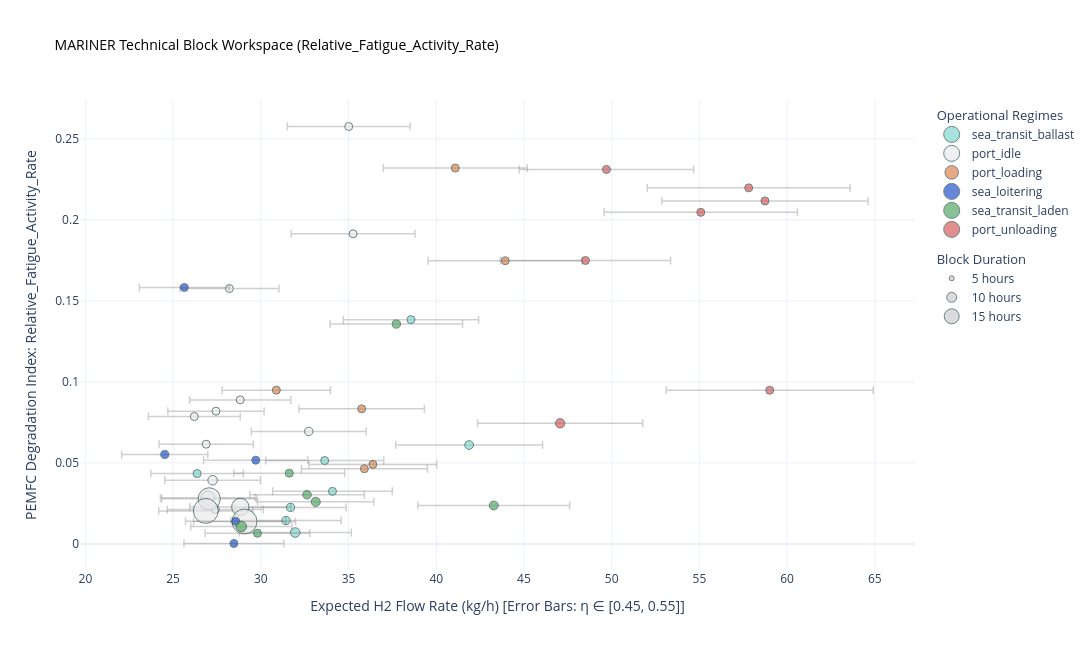
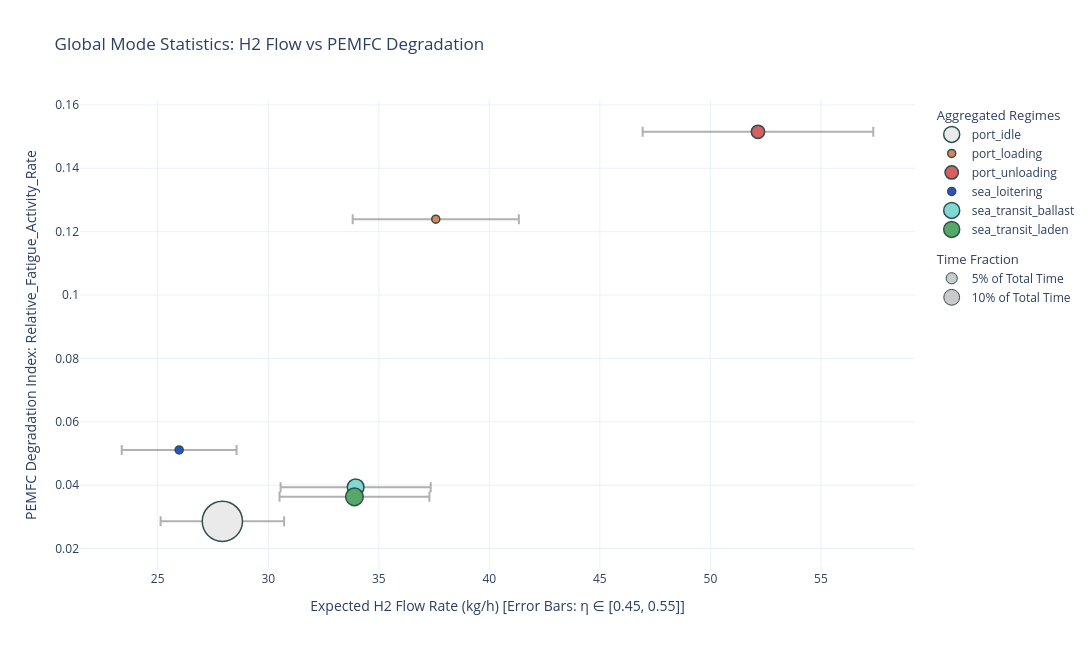

Notebook code cell kept with these figures, in order:
### Code cell
# ==========================================
# GROUP 3: ALL DATASETS COMBINED
# ==========================================
print("\n" + "="*50 + "\nANALYSIS: ALL DATASETS COMBINED\n" + "="*50)
all_regs = list(registry_dict.values())

if all_regs:
    all_reg = pd.concat(all_regs, ignore_index=True)
    all_stats = profiler.extract_global_statistics(all_reg)

    # 1. Plot Block Workspace
    fig_bricks_all = plot_block_space(all_reg, y_axis_metric='Relative_Fatigue_Activity_Rate')
    fig_bricks_all.show()

    # 2. Plot Aggregated Mode Statistics
    fig_stats_all = plot_mode_statistics(all_stats, y_axis_metric='Relative_Fatigue_Activity_Rate', print_summary=True)
    fig_stats_all.show()

    # 3. Instantiate Scenario Manager & Run Pipeline
    manager_all = ScenarioManager(registry_df=all_reg, global_stats=all_stats)
    compiled_scenarios_all = manager_all.run_full_scenario_pipeline(total_target_h=1000.0, print_summary=True)

    # 4. Render Final Scenario Optimization Tradeoff Chart
    fig_tradeoff_all = plot_scenario_tradeoff_space(compiled_scenarios_all)
    fig_tradeoff_all.show()
else:
    print("No datasets available in the processed cache.")

### Figure 1 — Plotly figure (JSON) as saved in the notebook; plotly's stock layout.template omitted (floating-point values rounded to 4 significant figures)
{"data": [{"error_x": {"array": [3.408, 2.637, 3.364, 3.144, 3.196, 3.856, 3.17, 4.187], "color": "rgba(120,120,120,0.35)", "symmetric": true, "thickness": 1.5, "type": "data", "width": 4}, "hoverinfo": "text", "legendgroup": "Modes", "legendgrouptitle": {"text": "Operational Regimes"}, "marker": {"color": "#81D8D0", "line": {"color": "DarkSlateGrey", "width": 1}, "size": [21.0, 32.83, 51.08, 65.42, 90.0, 34.33, 66.0, 75.33], "sizemin": 4, "sizemode": "area", "sizeref": 1.959}, "mode": "markers", "name": "sea_transit_ballast", "text": ["<b>Mode Block: sea_transit_ballast</b><br>File Origin: Wembley_voy_236.csv<br>Start Timestamp: 2026-01-23 16:25<br>Total Duration: 21.00 h<br>Mean Power Demand: 562.2 kW<br>-----------------------------------<br>H2 Rate: [30.68 - 37.49] kg/h<br>Fatigue Damage Rate: 0.0325 (/s)<br>Power Fluctuation: 0.54 (kW²/s²)<br>", "<b>Mode Block: sea_transit_ballast</b><br>File Origin: Rotherhithe_voy_179.csv<br>Start Timestamp: 2025-12-22 10:55<br>Total Duration: 32.83 h<br>Mean Power Demand: 434.9 kW<br>-----------------------------------<br>H2 Rate: [23.73 - 29.00] kg/h<br>Fatigue Damage Rate: 0.0434 (/s)<br>Power Fluctuation: 0.58 (kW²/s²)<br>", "<b>Mode Block: sea_transit_ballast</b><br>File Origin: Battersea_voy.csv<br>Start Timestamp: 2026-01-05 01:35<br>Total Duration: 51.08 h<br>Mean Power Demand: 554.9 kW<br>-----------------------------------<br>H2 Rate: [30.28 - 37.01] kg/h<br>Fatigue Damage Rate: 0.0514 (/s)<br>Power Fluctuation: 0.80 (kW²/s²)<br>", "<b>Mode Block: sea_transit_ballast</b><br>File Origin: Battersea_voy.csv<br>Start Timestamp: 2026-01-18 01:35<br>Total Duration: 65.42 h<br>Mean Power Demand: 518.5 kW<br>-----------------------------------<br>H2 Rate: [28.29 - 34.58] kg/h<br>Fatigue Damage Rate: 0.0144 (/s)<br>Power Fluctuation: 0.23 (kW²/s²)<br>", "<b>Mode Block: sea_transit_ballast</b><br>File Origin: Battersea_voy.csv<br>Start Timestamp: 2026-01-28 09:35<br>Total Duration: 90.00 h<br>Mean Power Demand: 527.2 kW<br>-----------------------------------<br>H2 Rate: [28.77 - 35.16] kg/h<br>Fatigue Damage Rate: 0.0071 (/s)<br>Power Fluctuation: 0.13 (kW²/s²)<br>", "<b>Mode Block: sea_transit_ballast</b><br>File Origin: Battersea_voy.csv<br>Start Timestamp: 2026-03-02 03:35<br>Total Duration: 34.33 h<br>Mean Power Demand: 636.0 kW<br>-----------------------------------<br>H2 Rate: [34.70 - 42.41] kg/h<br>Fatigue Damage Rate: 0.1384 (/s)<br>Power Fluctuation: 2.47 (kW²/s²)<br>", "<b>Mode Block: sea_transit_ballast</b><br>File Origin: Battersea_voy.csv<br>Start Timestamp: 2026-03-25 04:35<br>Total Duration: 66.00 h<br>Mean Power Demand: 522.8 kW<br>-----------------------------------<br>H2 Rate: [28.53 - 34.87] kg/h<br>Fatigue Damage Rate: 0.0225 (/s)<br>Power Fluctuation: 0.40 (kW²/s²)<br>", "<b>Mode Block: sea_transit_ballast</b><br>File Origin: Battersea_voy.csv<br>Start Timestamp: 2026-04-30 06:55<br>Total Duration: 75.33 h<br>Mean Power Demand: 690.7 kW<br>-----------------------------------<br>H2 Rate: [37.69 - 46.06] kg/h<br>Fatigue Damage Rate: 0.0610 (/s)<br>Power Fluctuation: 1.06 (kW²/s²)<br>"], "type": "scatter", "x": [34.08, 26.37, 33.64, 31.44, 31.96, 38.56, 31.7, 41.87], "y": [0.03246, 0.04341, 0.05143, 0.01444, 0.00707, 0.1384, 0.02254, 0.06105]}, {"error_x": {"array": [2.741, 2.883, 2.621, 3.526, 2.744, 3.501, 2.689, 2.697, 2.725, 2.706, 2.821, 2.883, 2.687, 3.273, 2.907], "color": "rgba(120,120,120,0.35)", "symmetric": true, "thickness": 1.5, "type": "data", "width": 4}, "hoverinfo": "text", "legendgroup": "Modes", "legendgrouptitle": {"text": "Operational Regimes"}, "marker": {"color": "#EAEAEA", "line": {"color": "DarkSlateGrey", "width": 1}, "size": [24.92, 13.92, 19.5, 2.917, 38.08, 7.25, 45.83, 182.6, 89.17, 480.8, 38.25, 295.5, 607.9, 70.5, 612.2], "sizemin": 4, "sizemode": "area", "sizeref": 1.959}, "mode": "markers", "name": "port_idle", "text": ["<b>Mode Block: port_idle</b><br>File Origin: Wembley_voy_236.csv<br>Start Timestamp: 2026-01-24 13:25<br>Total Duration: 24.92 h<br>Mean Power Demand: 452.0 kW<br>-----------------------------------<br>H2 Rate: [24.67 - 30.15] kg/h<br>Fatigue Damage Rate: 0.0213 (/s)<br>Power Fluctuation: 0.31 (kW²/s²)<br>", "<b>Mode Block: port_idle</b><br>File Origin: Wembley_voy_236.csv<br>Start Timestamp: 2026-01-31 04:35<br>Total Duration: 13.92 h<br>Mean Power Demand: 475.4 kW<br>-----------------------------------<br>H2 Rate: [25.94 - 31.71] kg/h<br>Fatigue Damage Rate: 0.0889 (/s)<br>Power Fluctuation: 1.52 (kW²/s²)<br>", "<b>Mode Block: port_idle</b><br>File Origin: Rotherhithe_voy_179.csv<br>Start Timestamp: 2025-12-26 12:35<br>Total Duration: 19.50 h<br>Mean Power Demand: 432.3 kW<br>-----------------------------------<br>H2 Rate: [23.59 - 28.83] kg/h<br>Fatigue Damage Rate: 0.0786 (/s)<br>Power Fluctuation: 1.40 (kW²/s²)<br>", "<b>Mode Block: port_idle</b><br>File Origin: Rotherhithe_voy_179.csv<br>Start Timestamp: 2025-12-30 09:35<br>Total Duration: 2.92 h<br>Mean Power Demand: 581.6 kW<br>-----------------------------------<br>H2 Rate: [31.74 - 38.79] kg/h<br>Fatigue Damage Rate: 0.1914 (/s)<br>Power Fluctuation: 3.28 (kW²/s²)<br>", "<b>Mode Block: port_idle</b><br>File Origin: Battersea_voy.csv<br>Start Timestamp: 2026-01-07 04:40<br>Total Duration: 38.08 h<br>Mean Power Demand: 452.7 kW<br>-----------------------------------<br>H2 Rate: [24.70 - 30.19] kg/h<br>Fatigue Damage Rate: 0.0819 (/s)<br>Power Fluctuation: 1.44 (kW²/s²)<br>", "<b>Mode Block: port_idle</b><br>File Origin: Battersea_voy.csv<br>Start Timestamp: 2026-01-13 04:55<br>Total Duration: 7.25 h<br>Mean Power Demand: 577.4 kW<br>-----------------------------------<br>H2 Rate: [31.51 - 38.51] kg/h<br>Fatigue Damage Rate: 0.2576 (/s)<br>Power Fluctuation: 3.77 (kW²/s²)<br>", "<b>Mode Block: port_idle</b><br>File Origin: Battersea_voy.csv<br>Start Timestamp: 2026-01-15 03:10<br>Total Duration: 45.83 h<br>Mean Power Demand: 443.5 kW<br>-----------------------------------<br>H2 Rate: [24.20 - 29.58] kg/h<br>Fatigue Damage Rate: 0.0615 (/s)<br>Power Fluctuation: 1.01 (kW²/s²)<br>", "<b>Mode Block: port_idle</b><br>File Origin: Battersea_voy.csv<br>Start Timestamp: 2026-01-20 19:00<br>Total Duration: 182.58 h<br>Mean Power Demand: 444.9 kW<br>-----------------------------------<br>H2 Rate: [24.28 - 29.67] kg/h<br>Fatigue Damage Rate: 0.0285 (/s)<br>Power Fluctuation: 0.45 (kW²/s²)<br>", "<b>Mode Block: port_idle</b><br>File Origin: Battersea_voy.csv<br>Start Timestamp: 2026-02-01 03:35<br>Total Duration: 89.17 h<br>Mean Power Demand: 449.5 kW<br>-----------------------------------<br>H2 Rate: [24.53 - 29.98] kg/h<br>Fatigue Damage Rate: 0.0393 (/s)<br>Power Fluctuation: 0.59 (kW²/s²)<br>", "<b>Mode Block: port_idle</b><br>File Origin: Battersea_voy.csv<br>Start Timestamp: 2026-02-08 02:25<br>Total Duration: 480.83 h<br>Mean Power Demand: 446.3 kW<br>-----------------------------------<br>H2 Rate: [24.35 - 29.76] kg/h<br>Fatigue Damage Rate: 0.0278 (/s)<br>Power Fluctuation: 0.47 (kW²/s²)<br>", "<b>Mode Block: port_idle</b><br>File Origin: Battersea_voy.csv<br>Start Timestamp: 2026-03-03 13:55<br>Total Duration: 38.25 h<br>Mean Power Demand: 465.3 kW<br>-----------------------------------<br>H2 Rate: [25.39 - 31.03] kg/h<br>Fatigue Damage Rate: 0.1575 (/s)<br>Power Fluctuation: 2.91 (kW²/s²)<br>", "<b>Mode Block: port_idle</b><br>File Origin: Battersea_voy.csv<br>Start Timestamp: 2026-03-09 06:30<br>Total Duration: 295.50 h<br>Mean Power Demand: 475.6 kW<br>-----------------------------------<br>H2 Rate: [25.95 - 31.72] kg/h<br>Fatigue Damage Rate: 0.0229 (/s)<br>Power Fluctuation: 0.33 (kW²/s²)<br>", "<b>Mode Block: port_idle</b><br>File Origin: Battersea_voy.csv<br>Start Timestamp: 2026-03-27 22:35<br>Total Duration: 607.92 h<br>Mean Power Demand: 443.1 kW<br>-----------------------------------<br>H2 Rate: [24.18 - 29.55] kg/h<br>Fatigue Damage Rate: 0.0204 (/s)<br>Power Fluctuation: 0.33 (kW²/s²)<br>", "<b>Mode Block: port_idle</b><br>File Origin: Battersea_voy.csv<br>Start Timestamp: 2026-04-26 00:20<br>Total Duration: 70.50 h<br>Mean Power Demand: 539.9 kW<br>-----------------------------------<br>H2 Rate: [29.46 - 36.01] kg/h<br>Fatigue Damage Rate: 0.0694 (/s)<br>Power Fluctuation: 1.17 (kW²/s²)<br>", "<b>Mode Block: port_idle</b><br>File Origin: Battersea_voy.csv<br>Start Timestamp: 2026-05-03 10:15<br>Total Duration: 612.25 h<br>Mean Power Demand: 479.5 kW<br>-----------------------------------<br>H2 Rate: [26.16 - 31.98] kg/h<br>Fatigue Damage Rate: 0.0138 (/s)<br>Power Fluctuation: 0.19 (kW²/s²)<br>"], "type": "scatter", "x": [27.41, 28.83, 26.21, 35.26, 27.44, 35.01, 26.89, 26.97, 27.25, 27.06, 28.21, 28.83, 26.87, 32.73, 29.07], "y": [0.02127, 0.08889, 0.07862, 0.1914, 0.08192, 0.2576, 0.06153, 0.0285, 0.0393, 0.02785, 0.1575, 0.02288, 0.0204, 0.06943, 0.01381]}, {"error_x": {"array": [3.59, 3.088, 4.108, 3.575, 4.393, 3.639], "color": "rgba(120,120,120,0.35)", "symmetric": true, "thickness": 1.5, "type": "data", "width": 4}, "hoverinfo": "text", "legendgroup": "Modes", "legendgrouptitle": {"text": "Operational Regimes"}, "marker": {"color": "#DD8452", "line": {"color": "DarkSlateGrey", "width": 1}, "size": [12.5, 13.17, 19.83, 11.5, 11.83, 12.33], "sizemin": 4, "sizemode": "area", "sizeref": 1.959}, "mode": "markers", "name": "port_loading", "text": ["<b>Mode Block: port_loading</b><br>File Origin: Wembley_voy_236.csv<br>Start Timestamp: 2026-01-24 20:55<br>Total Duration: 12.50 h<br>Mean Power Demand: 592.2 kW<br>-----------------------------------<br>H2 Rate: [32.31 - 39.49] kg/h<br>Fatigue Damage Rate: 0.0464 (/s)<br>Power Fluctuation: 0.74 (kW²/s²)<br>", "<b>Mode Block: port_loading</b><br>File Origin: Rotherhithe_voy_179.csv<br>Start Timestamp: 2025-12-26 19:50<br>Total Duration: 13.17 h<br>Mean Power Demand: 509.4 kW<br>-----------------------------------<br>H2 Rate: [27.80 - 33.97] kg/h<br>Fatigue Damage Rate: 0.0949 (/s)<br>Power Fluctuation: 1.97 (kW²/s²)<br>", "<b>Mode Block: port_loading</b><br>File Origin: Battersea_voy.csv<br>Start Timestamp: 2026-01-08 06:55<br>Total Duration: 19.83 h<br>Mean Power Demand: 677.6 kW<br>-----------------------------------<br>H2 Rate: [36.97 - 45.19] kg/h<br>Fatigue Damage Rate: 0.2319 (/s)<br>Power Fluctuation: 3.70 (kW²/s²)<br>", "<b>Mode Block: port_loading</b><br>File Origin: Battersea_voy.csv<br>Start Timestamp: 2026-02-04 12:20<br>Total Duration: 11.50 h<br>Mean Power Demand: 589.6 kW<br>-----------------------------------<br>H2 Rate: [32.17 - 39.32] kg/h<br>Fatigue Damage Rate: 0.0833 (/s)<br>Power Fluctuation: 1.76 (kW²/s²)<br>", "<b>Mode Block: port_loading</b><br>File Origin: Battersea_voy.csv<br>Start Timestamp: 2026-03-04 07:35<br>Total Duration: 11.83 h<br>Mean Power Demand: 724.6 kW<br>-----------------------------------<br>H2 Rate: [39.54 - 48.33] kg/h<br>Fatigue Damage Rate: 0.1747 (/s)<br>Power Fluctuation: 4.25 (kW²/s²)<br>", "<b>Mode Block: port_loading</b><br>File Origin: Battersea_voy.csv<br>Start Timestamp: 2026-04-21 09:45<br>Total Duration: 12.33 h<br>Mean Power Demand: 600.2 kW<br>-----------------------------------<br>H2 Rate: [32.75 - 40.03] kg/h<br>Fatigue Damage Rate: 0.0491 (/s)<br>Power Fluctuation: 1.14 (kW²/s²)<br>"], "type": "scatter", "x": [35.9, 30.88, 41.08, 35.75, 43.93, 36.39], "y": [0.04639, 0.09489, 0.2319, 0.08335, 0.1747, 0.0491]}, {"error_x": {"array": [2.971, 2.453, 2.847, 2.564, 2.857], "color": "rgba(120,120,120,0.35)", "symmetric": true, "thickness": 1.5, "type": "data", "width": 4}, "hoverinfo": "text", "legendgroup": "Modes", "legendgrouptitle": {"text": "Operational Regimes"}, "marker": {"color": "#2653CC", "line": {"color": "DarkSlateGrey", "width": 1}, "size": [12.0, 64.83, 3.583, 4.667, 15.92], "sizemin": 4, "sizemode": "area", "sizeref": 1.959}, "mode": "markers", "name": "sea_loitering", "text": ["<b>Mode Block: sea_loitering</b><br>File Origin: Wembley_voy_236.csv<br>Start Timestamp: 2026-01-30 11:15<br>Total Duration: 12.00 h<br>Mean Power Demand: 490.0 kW<br>-----------------------------------<br>H2 Rate: [26.74 - 32.68] kg/h<br>Fatigue Damage Rate: 0.0517 (/s)<br>Power Fluctuation: 0.92 (kW²/s²)<br>", "<b>Mode Block: sea_loitering</b><br>File Origin: Rotherhithe_voy_179.csv<br>Start Timestamp: 2025-12-23 15:00<br>Total Duration: 64.83 h<br>Mean Power Demand: 404.5 kW<br>-----------------------------------<br>H2 Rate: [22.07 - 26.98] kg/h<br>Fatigue Damage Rate: 0.0552 (/s)<br>Power Fluctuation: 0.90 (kW²/s²)<br>", "<b>Mode Block: sea_loitering</b><br>File Origin: Rotherhithe_voy_179.csv<br>Start Timestamp: 2025-12-30 01:20<br>Total Duration: 3.58 h<br>Mean Power Demand: 469.5 kW<br>-----------------------------------<br>H2 Rate: [25.62 - 31.31] kg/h<br>Fatigue Damage Rate: 0.0003 (/s)<br>Power Fluctuation: 0.01 (kW²/s²)<br>", "<b>Mode Block: sea_loitering</b><br>File Origin: Battersea_voy.csv<br>Start Timestamp: 2026-01-11 03:15<br>Total Duration: 4.67 h<br>Mean Power Demand: 422.9 kW<br>-----------------------------------<br>H2 Rate: [23.08 - 28.21] kg/h<br>Fatigue Damage Rate: 0.1582 (/s)<br>Power Fluctuation: 3.43 (kW²/s²)<br>", "<b>Mode Block: sea_loitering</b><br>File Origin: Battersea_voy.csv<br>Start Timestamp: 2026-03-08 12:50<br>Total Duration: 15.92 h<br>Mean Power Demand: 471.2 kW<br>-----------------------------------<br>H2 Rate: [25.71 - 31.42] kg/h<br>Fatigue Damage Rate: 0.0141 (/s)<br>Power Fluctuation: 0.32 (kW²/s²)<br>"], "type": "scatter", "x": [29.71, 24.53, 28.47, 25.64, 28.57], "y": [0.05168, 0.0552, 0.0002831, 0.1582, 0.01407]}, {"error_x": {"array": [2.889, 2.981, 3.313, 3.162, 3.773, 3.263, 4.328], "color": "rgba(120,120,120,0.35)", "symmetric": true, "thickness": 1.5, "type": "data", "width": 4}, "hoverinfo": "text", "legendgroup": "Modes", "legendgrouptitle": {"text": "Operational Regimes"}, "marker": {"color": "#55A868", "line": {"color": "DarkSlateGrey", "width": 1}, "size": [109.8, 56.75, 81.67, 20.33, 66.17, 70.58, 77.5], "sizemin": 4, "sizemode": "area", "sizeref": 1.959}, "mode": "markers", "name": "sea_transit_laden", "text": ["<b>Mode Block: sea_transit_laden</b><br>File Origin: Wembley_voy_236.csv<br>Start Timestamp: 2026-01-26 02:50<br>Total Duration: 109.75 h<br>Mean Power Demand: 476.5 kW<br>-----------------------------------<br>H2 Rate: [26.00 - 31.78] kg/h<br>Fatigue Damage Rate: 0.0108 (/s)<br>Power Fluctuation: 0.11 (kW²/s²)<br>", "<b>Mode Block: sea_transit_laden</b><br>File Origin: Rotherhithe_voy_179.csv<br>Start Timestamp: 2025-12-27 21:15<br>Total Duration: 56.75 h<br>Mean Power Demand: 491.6 kW<br>-----------------------------------<br>H2 Rate: [26.83 - 32.79] kg/h<br>Fatigue Damage Rate: 0.0066 (/s)<br>Power Fluctuation: 0.09 (kW²/s²)<br>", "<b>Mode Block: sea_transit_laden</b><br>File Origin: Battersea_voy.csv<br>Start Timestamp: 2026-01-09 14:35<br>Total Duration: 81.67 h<br>Mean Power Demand: 546.4 kW<br>-----------------------------------<br>H2 Rate: [29.82 - 36.44] kg/h<br>Fatigue Damage Rate: 0.0260 (/s)<br>Power Fluctuation: 0.41 (kW²/s²)<br>", "<b>Mode Block: sea_transit_laden</b><br>File Origin: Battersea_voy.csv<br>Start Timestamp: 2026-01-14 06:50<br>Total Duration: 20.33 h<br>Mean Power Demand: 521.6 kW<br>-----------------------------------<br>H2 Rate: [28.46 - 34.78] kg/h<br>Fatigue Damage Rate: 0.0437 (/s)<br>Power Fluctuation: 0.83 (kW²/s²)<br>", "<b>Mode Block: sea_transit_laden</b><br>File Origin: Battersea_voy.csv<br>Start Timestamp: 2026-02-05 08:15<br>Total Duration: 66.17 h<br>Mean Power Demand: 622.2 kW<br>-----------------------------------<br>H2 Rate: [33.95 - 41.50] kg/h<br>Fatigue Damage Rate: 0.1357 (/s)<br>Power Fluctuation: 2.25 (kW²/s²)<br>", "<b>Mode Block: sea_transit_laden</b><br>File Origin: Battersea_voy.csv<br>Start Timestamp: 2026-03-05 16:00<br>Total Duration: 70.58 h<br>Mean Power Demand: 538.3 kW<br>-----------------------------------<br>H2 Rate: [29.37 - 35.90] kg/h<br>Fatigue Damage Rate: 0.0304 (/s)<br>Power Fluctuation: 0.43 (kW²/s²)<br>", "<b>Mode Block: sea_transit_laden</b><br>File Origin: Battersea_voy.csv<br>Start Timestamp: 2026-04-22 18:50<br>Total Duration: 77.50 h<br>Mean Power Demand: 713.8 kW<br>-----------------------------------<br>H2 Rate: [38.95 - 47.61] kg/h<br>Fatigue Damage Rate: 0.0237 (/s)<br>Power Fluctuation: 0.29 (kW²/s²)<br>"], "type": "scatter", "x": [28.89, 29.81, 33.13, 31.62, 37.73, 32.63, 43.28], "y": [0.01082, 0.00661, 0.02597, 0.04368, 0.1357, 0.03036, 0.02374]}, {"error_x": {"array": [5.781, 5.901, 5.508, 4.97, 4.851, 4.706, 5.874], "color": "rgba(120,120,120,0.35)", "symmetric": true, "thickness": 1.5, "type": "data", "width": 4}, "hoverinfo": "text", "legendgroup": "Modes", "legendgrouptitle": {"text": "Operational Regimes"}, "marker": {"color": "#D65F5F", "line": {"color": "DarkSlateGrey", "width": 1}, "size": [35.33, 30.75, 18.67, 24.58, 48.33, 86.58, 32.08], "sizemin": 4, "sizemode": "area", "sizeref": 1.959}, "mode": "markers", "name": "port_unloading", "text": ["<b>Mode Block: port_unloading</b><br>File Origin: Wembley_voy_236.csv<br>Start Timestamp: 2026-01-31 09:35<br>Total Duration: 35.33 h<br>Mean Power Demand: 953.5 kW<br>-----------------------------------<br>H2 Rate: [52.03 - 63.59] kg/h<br>Fatigue Damage Rate: 0.2197 (/s)<br>Power Fluctuation: 3.56 (kW²/s²)<br>", "<b>Mode Block: port_unloading</b><br>File Origin: Rotherhithe_voy_179.csv<br>Start Timestamp: 2025-12-30 11:40<br>Total Duration: 30.75 h<br>Mean Power Demand: 973.3 kW<br>-----------------------------------<br>H2 Rate: [53.11 - 64.91] kg/h<br>Fatigue Damage Rate: 0.0949 (/s)<br>Power Fluctuation: 2.45 (kW²/s²)<br>", "<b>Mode Block: port_unloading</b><br>File Origin: Battersea_voy.csv<br>Start Timestamp: 2026-01-13 10:10<br>Total Duration: 18.67 h<br>Mean Power Demand: 908.5 kW<br>-----------------------------------<br>H2 Rate: [49.57 - 60.59] kg/h<br>Fatigue Damage Rate: 0.2046 (/s)<br>Power Fluctuation: 2.84 (kW²/s²)<br>", "<b>Mode Block: port_unloading</b><br>File Origin: Battersea_voy.csv<br>Start Timestamp: 2026-01-16 22:50<br>Total Duration: 24.58 h<br>Mean Power Demand: 819.7 kW<br>-----------------------------------<br>H2 Rate: [44.73 - 54.67] kg/h<br>Fatigue Damage Rate: 0.2311 (/s)<br>Power Fluctuation: 3.40 (kW²/s²)<br>", "<b>Mode Block: port_unloading</b><br>File Origin: Battersea_voy.csv<br>Start Timestamp: 2026-02-09 06:45<br>Total Duration: 48.33 h<br>Mean Power Demand: 800.1 kW<br>-----------------------------------<br>H2 Rate: [43.66 - 53.36] kg/h<br>Fatigue Damage Rate: 0.1749 (/s)<br>Power Fluctuation: 3.36 (kW²/s²)<br>", "<b>Mode Block: port_unloading</b><br>File Origin: Battersea_voy.csv<br>Start Timestamp: 2026-03-12 05:50<br>Total Duration: 86.58 h<br>Mean Power Demand: 776.2 kW<br>-----------------------------------<br>H2 Rate: [42.36 - 51.77] kg/h<br>Fatigue Damage Rate: 0.0744 (/s)<br>Power Fluctuation: 0.99 (kW²/s²)<br>", "<b>Mode Block: port_unloading</b><br>File Origin: Battersea_voy.csv<br>Start Timestamp: 2026-04-26 20:55<br>Total Duration: 32.08 h<br>Mean Power Demand: 968.8 kW<br>-----------------------------------<br>H2 Rate: [52.87 - 64.61] kg/h<br>Fatigue Damage Rate: 0.2116 (/s)<br>Power Fluctuation: 5.95 (kW²/s²)<br>"], "type": "scatter", "x": [57.81, 59.01, 55.08, 49.7, 48.51, 47.06, 58.74], "y": [0.2197, 0.09486, 0.2046, 0.2311, 0.1749, 0.07444, 0.2116]}, {"legendgroup": "Size", "legendgrouptitle": {"text": "Block Duration"}, "marker": {"color": "rgba(150,150,150,0.5)", "line": {"color": "DarkSlateGrey", "width": 1}, "size": [5], "sizemode": "area", "sizeref": 1.959}, "mode": "markers", "name": "5 hours", "type": "scatter", "x": [null], "y": [null]}, {"legendgroup": "Size", "legendgrouptitle": {"text": "Block Duration"}, "marker": {"color": "rgba(150,150,150,0.5)", "line": {"color": "DarkSlateGrey", "width": 1}, "size": [10], "sizemode": "area", "sizeref": 1.959}, "mode": "markers", "name": "10 hours", "type": "scatter", "x": [null], "y": [null]}, {"legendgroup": "Size", "legendgrouptitle": {"text": "Block Duration"}, "marker": {"color": "rgba(150,150,150,0.5)", "line": {"color": "DarkSlateGrey", "width": 1}, "size": [15], "sizemode": "area", "sizeref": 1.959}, "mode": "markers", "name": "15 hours", "type": "scatter", "x": [null], "y": [null]}], "layout": {"height": 650, "hovermode": "closest", "title": {"font": {"color": "black", "size": 14}, "text": "MARINER Technical Block Workspace (Relative_Fatigue_Activity_Rate)"}, "width": 1100, "xaxis": {"title": {"text": "Expected H2 Flow Rate (kg/h) [Error Bars: η ∈ [0.45, 0.55]]"}}, "yaxis": {"title": {"text": "PEMFC Degradation Index: Relative_Fatigue_Activity_Rate"}}}}

### Figure 2 — Plotly figure (JSON) as saved in the notebook; plotly's stock layout.template omitted (floating-point values rounded to 4 significant figures)
{"data": [{"error_x": {"array": [2.792], "arrayminus": [2.792], "color": "rgba(100,100,100,0.5)", "thickness": 2, "type": "data", "width": 5}, "hoverinfo": "text", "hovertext": ["<b>port_idle</b><br>Time Fraction: 64.7% (2529.4 hrs)<br>Avg Block Duration: 168.6 hours<br>Mean Power: 460.6 kW<br>Mean Ship Speed: 0.1 knots<br>H2 Rate: [25.13 - 30.72] kg/h<br>Fatigue Damage Rate: 0.0286 (/h)<br>Power Fluctuation: 0.46 (kW³/h³)<br>"], "legendgroup": "Modes", "legendgrouptitle": {"text": "Aggregated Regimes"}, "marker": {"color": "#EAEAEA", "line": {"color": "DarkSlateGrey", "width": 1.5}, "size": 40.23}, "mode": "markers", "name": "port_idle", "type": "scatter", "x": [27.92], "y": [0.02858]}, {"error_x": {"array": [3.758], "arrayminus": [3.758], "color": "rgba(100,100,100,0.5)", "thickness": 2, "type": "data", "width": 5}, "hoverinfo": "text", "hovertext": ["<b>port_loading</b><br>Time Fraction: 2.1% (81.2 hrs)<br>Avg Block Duration: 13.5 hours<br>Mean Power: 619.8 kW<br>Mean Ship Speed: 0.1 knots<br>H2 Rate: [33.82 - 41.34] kg/h<br>Fatigue Damage Rate: 0.1240 (/h)<br>Power Fluctuation: 2.38 (kW³/h³)<br>"], "legendgroup": "Modes", "legendgrouptitle": {"text": "Aggregated Regimes"}, "marker": {"color": "#DD8452", "line": {"color": "DarkSlateGrey", "width": 1.5}, "size": 8}, "mode": "markers", "name": "port_loading", "type": "scatter", "x": [37.58], "y": [0.124]}, {"error_x": {"array": [5.215], "arrayminus": [5.215], "color": "rgba(100,100,100,0.5)", "thickness": 2, "type": "data", "width": 5}, "hoverinfo": "text", "hovertext": ["<b>port_unloading</b><br>Time Fraction: 7.1% (276.3 hrs)<br>Avg Block Duration: 39.5 hours<br>Mean Power: 860.2 kW<br>Mean Ship Speed: 0.0 knots<br>H2 Rate: [46.94 - 57.37] kg/h<br>Fatigue Damage Rate: 0.1515 (/h)<br>Power Fluctuation: 2.81 (kW³/h³)<br>"], "legendgroup": "Modes", "legendgrouptitle": {"text": "Aggregated Regimes"}, "marker": {"color": "#D65F5F", "line": {"color": "DarkSlateGrey", "width": 1.5}, "size": 13.3}, "mode": "markers", "name": "port_unloading", "type": "scatter", "x": [52.15], "y": [0.1515]}, {"error_x": {"array": [2.597], "arrayminus": [2.597], "color": "rgba(100,100,100,0.5)", "thickness": 2, "type": "data", "width": 5}, "hoverinfo": "text", "hovertext": ["<b>sea_loitering</b><br>Time Fraction: 2.6% (101.0 hrs)<br>Avg Block Duration: 20.2 hours<br>Mean Power: 428.3 kW<br>Mean Ship Speed: 2.2 knots<br>H2 Rate: [23.37 - 28.57] kg/h<br>Fatigue Damage Rate: 0.0511 (/h)<br>Power Fluctuation: 0.89 (kW³/h³)<br>"], "legendgroup": "Modes", "legendgrouptitle": {"text": "Aggregated Regimes"}, "marker": {"color": "#2653CC", "line": {"color": "DarkSlateGrey", "width": 1.5}, "size": 8.039}, "mode": "markers", "name": "sea_loitering", "type": "scatter", "x": [25.97], "y": [0.05111]}, {"error_x": {"array": [3.395], "arrayminus": [3.395], "color": "rgba(100,100,100,0.5)", "thickness": 2, "type": "data", "width": 5}, "hoverinfo": "text", "hovertext": ["<b>sea_transit_ballast</b><br>Time Fraction: 11.2% (436.0 hrs)<br>Avg Block Duration: 54.5 hours<br>Mean Power: 560.0 kW<br>Mean Ship Speed: 11.0 knots<br>H2 Rate: [30.56 - 37.35] kg/h<br>Fatigue Damage Rate: 0.0393 (/h)<br>Power Fluctuation: 0.66 (kW³/h³)<br>"], "legendgroup": "Modes", "legendgrouptitle": {"text": "Aggregated Regimes"}, "marker": {"color": "#81D8D0", "line": {"color": "DarkSlateGrey", "width": 1.5}, "size": 16.7}, "mode": "markers", "name": "sea_transit_ballast", "type": "scatter", "x": [33.95], "y": [0.03934]}, {"error_x": {"array": [3.39], "arrayminus": [3.39], "color": "rgba(100,100,100,0.5)", "thickness": 2, "type": "data", "width": 5}, "hoverinfo": "text", "hovertext": ["<b>sea_transit_laden</b><br>Time Fraction: 12.4% (482.7 hrs)<br>Avg Block Duration: 69.0 hours<br>Mean Power: 559.1 kW<br>Mean Ship Speed: 12.0 knots<br>H2 Rate: [30.51 - 37.29] kg/h<br>Fatigue Damage Rate: 0.0363 (/h)<br>Power Fluctuation: 0.56 (kW³/h³)<br>"], "legendgroup": "Modes", "legendgrouptitle": {"text": "Aggregated Regimes"}, "marker": {"color": "#55A868", "line": {"color": "DarkSlateGrey", "width": 1.5}, "size": 17.58}, "mode": "markers", "name": "sea_transit_laden", "type": "scatter", "x": [33.9], "y": [0.03632]}, {"legendgroup": "Size", "legendgrouptitle": {"text": "Time Fraction"}, "marker": {"color": "rgba(150,150,150,0.5)", "line": {"color": "DarkSlateGrey", "width": 1}, "size": 11.18}, "mode": "markers", "name": "5% of Total Time", "type": "scatter", "x": [null], "y": [null]}, {"legendgroup": "Size", "legendgrouptitle": {"text": "Time Fraction"}, "marker": {"color": "rgba(150,150,150,0.5)", "line": {"color": "DarkSlateGrey", "width": 1}, "size": 15.81}, "mode": "markers", "name": "10% of Total Time", "type": "scatter", "x": [null], "y": [null]}], "layout": {"height": 650, "hovermode": "closest", "title": {"text": "Global Mode Statistics: H2 Flow vs PEMFC Degradation"}, "width": 1100, "xaxis": {"title": {"text": "Expected H2 Flow Rate (kg/h) [Error Bars: η ∈ [0.45, 0.55]]"}}, "yaxis": {"title": {"text": "PEMFC Degradation Index: Relative_Fatigue_Activity_Rate"}}}}
